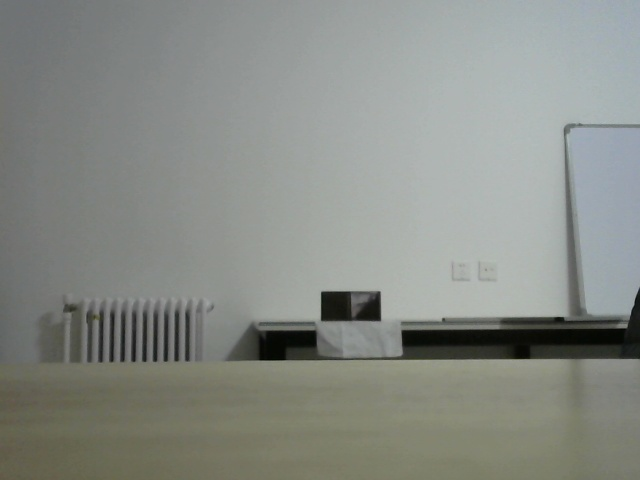
#> input picture distance_measure/F1_10A4.jpg, 640 x 480 px
$ python readFocal.py   (older library calls are emulated)
#> lines starting #> are read from the running program, lines starting #| are printed output that depends on the picture; after the words box and inside, x2 and y2 are one past the last pixel; in counts of white or black regions, pixels touching at a corner belong together; long printed decimals are rounded
#import the necessary packages
import numpy as np
import cv2

def find_marker(image):
    # convert the image to grayscale, blur it, and detect edges
    gray = cv2.cvtColor(image, cv2.COLOR_BGR2GRAY)
    gray = cv2.GaussianBlur(gray, (5, 5), 0)
    edged = cv2.Canny(gray, 35, 125)
##    cv2.imshow("image", edged)
##    cv2.imwrite('edged.jpg', edged)
    # find the contours in the edged image and keep the largest one;
    # we'll assume that this is our piece of paper in the image
    (_, cnts, _) = cv2.findContours(edged.copy(), cv2.RETR_LIST, cv2.CHAIN_APPROX_SIMPLE)
    c = max(cnts, key = cv2.contourArea)
    #minAreaRect函数返回矩形的中心点坐标，长宽，旋转角度[-90,0)，当矩形水平或竖直时均返回-90
    # compute the bounding box of the of the paper region and return it
    return cv2.minAreaRect(c)

def distance_to_camera(knownWidth, focalLength, perWidth):
    # compute and return the distance from the maker to the camera
    return (knownWidth * focalLength) / perWidth


def readFocal(firstImg, d, w):

#> called with firstImg = 'F1_10A4.jpg', d = 250, w = 18
    image = cv2.imread(firstImg)
#> image is the input picture: shape (480, 640, 3); mean B, G, R 133.9, 139.6, 135.9
    marker = find_marker(image)
#> in find_marker, `edged = cv2.Canny(gray, 35, 125)`:
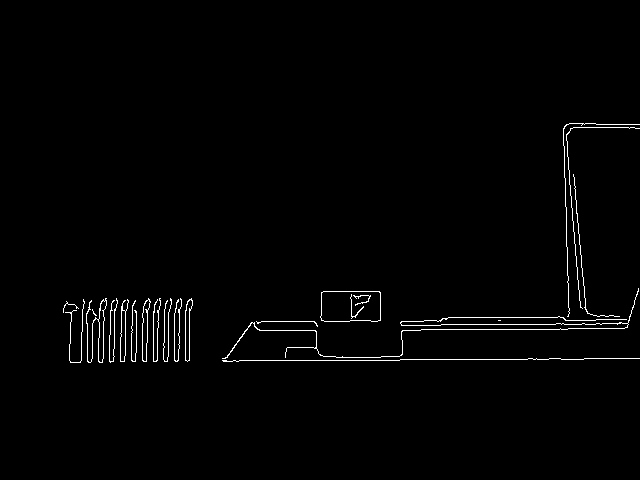
#> edged: shape (480, 640); 1.3% white in thin lines or dots, all inside (x1, y1, x2, y2) = (63, 123, 640, 363)
#> in find_marker, `(_, cnts, _) = cv2.findContours(edged.copy(), cv2.RETR_LIST, cv2.CHAIN..`: cnts = 27 contours, 16 with area under 20; largest, box (x1, y1, x2, y2) and area: (320, 291, 381, 322) 1744, (320, 291, 381, 322) 1741, (86, 298, 107, 363) 302, (142, 298, 151, 362) 281, (98, 300, 107, 363) 279
#> in find_marker, `c = max(cnts, key = cv2.contourArea)`: c = contour of 19 points, box (x1, y1, x2, y2) (320, 291, 381, 322), area 1744
#> marker = ((350, 306), (30, 60), -90)
    focalLength = (marker[1][0] * d) / w
#> focalLength = 416.7
    return marker[1][0],focalLength
if __name__=='__main__':
    # cm
    KNOWN_DISTANCE = 25*10
    # cm
    KNOWN_WIDTH = 18

    # 第一个放标定图
    IMAGE_PATHS = ["F1_10A4.jpg","F2_9A4.jpg","F3_8A4.jpg"]
    _, focalLength = readFocal(IMAGE_PATHS[0], KNOWN_DISTANCE, KNOWN_WIDTH)
#> focalLength = 416.7
    print("object width(cm):")
    print(_)
#| 30.0
    print("focallength(pixel):")
    print(focalLength)
#| 416.667
    #计算其他图像中物体与摄像头距离
    for imagePath in IMAGE_PATHS:
        image = cv2.imread(imagePath)
        marker = find_marker(image)
#> marker = ((350, 306), (30, 60), -90)
        inches = distance_to_camera(KNOWN_WIDTH, focalLength, marker[1][0])
#> inches = 250
        print("distance(cm):")
        print(inches)
#| 250.0
        # draw a bounding box around the image and display it
        box = cv2.boxPoints(marker)
#> box = [[380, 321], [320, 321], [320, 291], [380, 291]]
        box = np.int0(box)
        cv2.drawContours(image, [box], -1, (0, 255, 0), 2)
        cv2.putText(image, "%.2fcm" % float(inches),
                (image.shape[1] - 200, image.shape[0] - 20), cv2.FONT_HERSHEY_SIMPLEX,
                2.0, (0, 255, 0), 3)
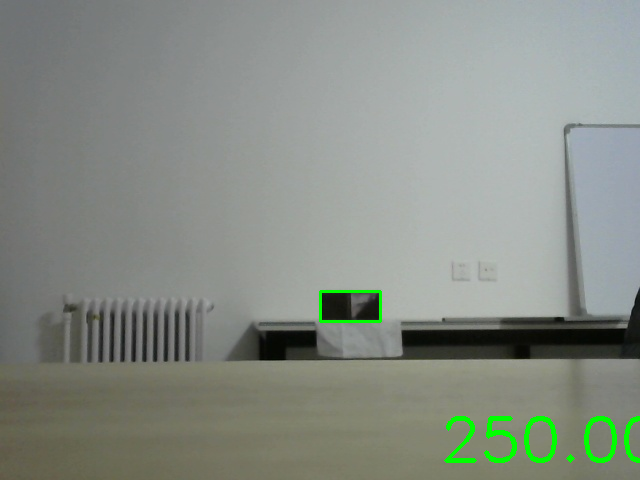
#> image: shape (480, 640, 3); mean B, G, R 132.8, 140.9, 134.7
        #cv2.namedWindow("enhanced",0);
        cv2.resizeWindow("enhanced", 640, 480);

        cv2.imshow("image", image)
        cv2.imwrite('distance.jpg', image)
        cv2.waitKey(0)
#> pass 2 of the loop `for imagePath in IMAGE_PATHS:`:
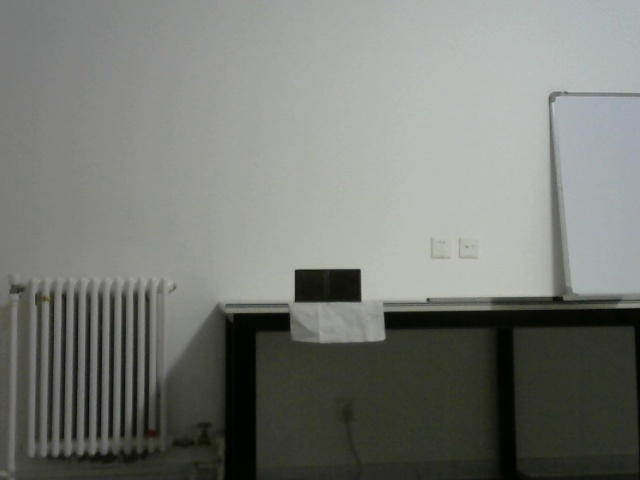
#> input picture distance_measure/F2_9A4.jpg, 640 x 480 px
#> image is the input picture: shape (480, 640, 3); mean B, G, R 116.8, 122.3, 119.8
#> in find_marker (call 3), `edged = cv2.Canny(gray, 35, 125)`:
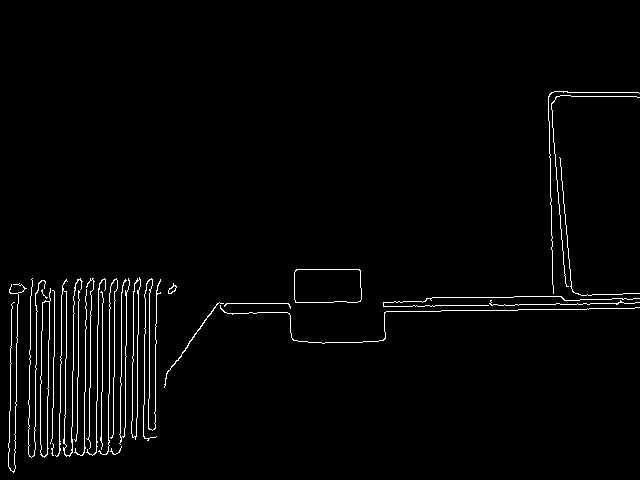
#> edged: shape (480, 640); 2.2% white in thin lines or dots, all inside (x1, y1, x2, y2) = (8, 91, 640, 473)
#> cnts = 31 contours, 20 with area under 20; largest, box (x1, y1, x2, y2) and area: (294, 269, 362, 303) 2168, (294, 269, 362, 303) 2164, (40, 288, 51, 458) 1102, (40, 301, 50, 457) 1090, (131, 277, 141, 440) 758
#> c = contour of 20 points, box (x1, y1, x2, y2) (294, 269, 362, 303), area 2168
#> `marker = find_marker(image)`: marker = ((327.5, 285.5), (33, 67), -90)
#> inches = 227.3
#| 227.273
#> `box = cv2.boxPoints(marker)`: box = [[361, 302], [294, 302], [294, 269], [361, 269]]
#> `cv2.putText(image, "%.2fcm" % float(inches), (image.shape[1] - 200, im..`:
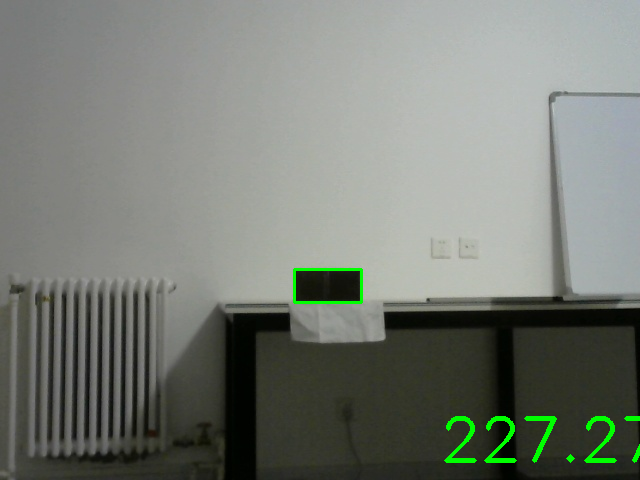
#> image: shape (480, 640, 3); mean B, G, R 116.4, 124.1, 119.3
#> pass 3 of the loop `for imagePath in IMAGE_PATHS:`:
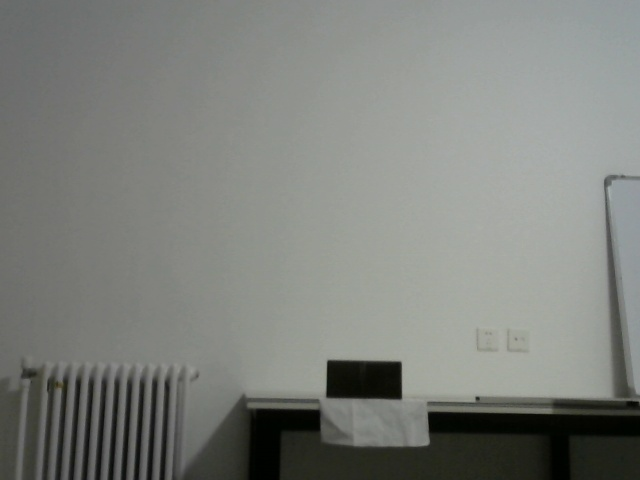
#> input picture distance_measure/F3_8A4.jpg, 640 x 480 px
#> image is the input picture: shape (480, 640, 3); mean B, G, R 123.9, 128.7, 126.1
#> in find_marker (call 4), `edged = cv2.Canny(gray, 35, 125)`:
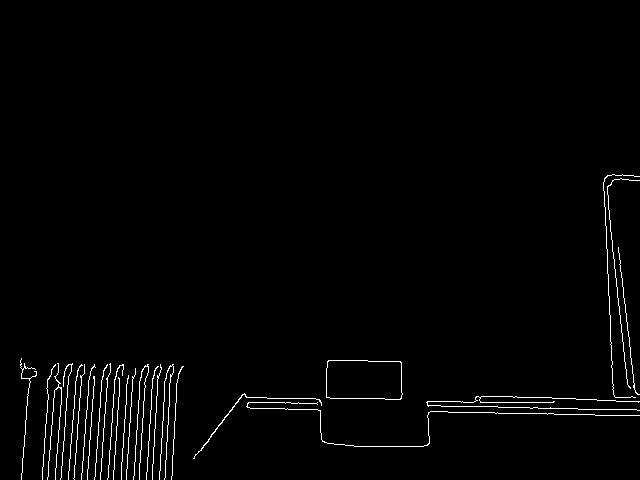
#> edged: shape (480, 640); 1.6% white in thin lines or dots, all inside (x1, y1, x2, y2) = (20, 174, 640, 480)
#> cnts = 27 contours, 24 with area under 20; largest, box (x1, y1, x2, y2) and area: (326, 360, 403, 400) 2822, (326, 360, 403, 400) 2818, (193, 393, 322, 459) 46
#> c = contour of 19 points, box (x1, y1, x2, y2) (326, 360, 403, 400), area 2822
#> `marker = find_marker(image)`: marker = ((364, 379.3), (38.67, 76.46), -88.96)
#> inches = 194
#| 193.967
#> `box = cv2.boxPoints(marker)`: box = [[401.9, 399.3], [325.5, 397.9], [326.2, 359.3], [402.6, 360.6]]
#> `box = np.int0(box)`: box = [[401, 399], [325, 397], [326, 359], [402, 360]]
#> `cv2.putText(image, "%.2fcm" % float(inches), (image.shape[1] - 200, im..`:
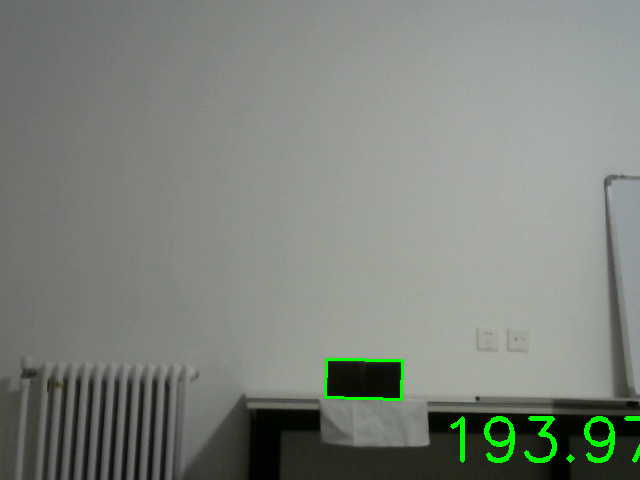
#> image: shape (480, 640, 3); mean B, G, R 123.6, 130.7, 125.8
